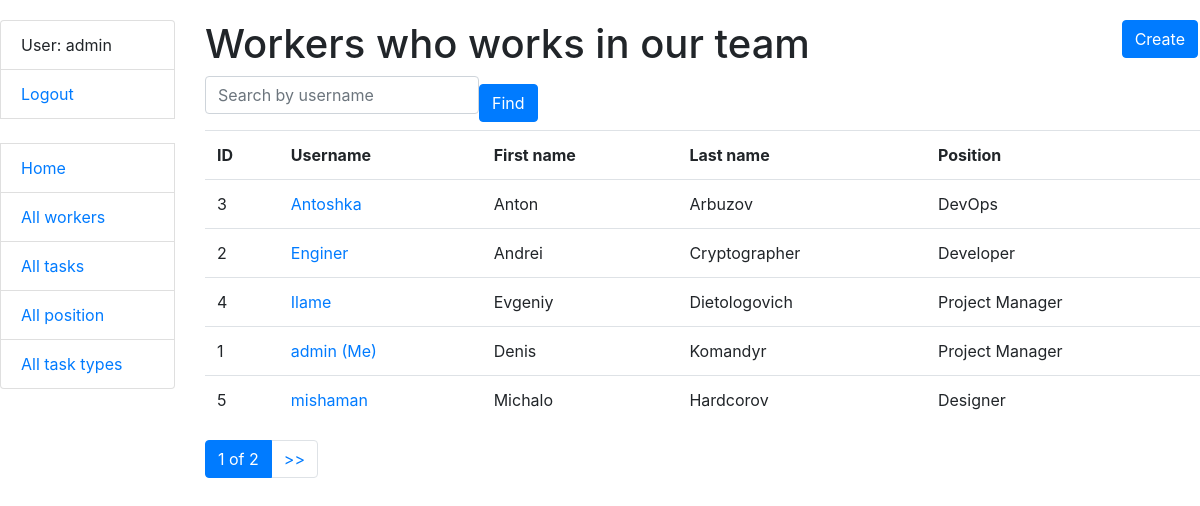
The app's page /workers/ (signed in) with its own data.
### tasks/models.py (models this page shows, shortened)
class Worker(AbstractUser):
    position = models.ForeignKey(Position, on_delete=models.CASCADE, default=1)
    class Meta:
        ordering = ["username"]
    def get_absolute_url(self):
        return reverse("tasks:worker-detail", kwargs={"pk": self.pk})

class Position(models.Model):
    name = models.CharField(max_length=255, unique=True)
    class Meta:
        ordering = ["name"]
    def __str__(self) -> str:
        return self.name

### tasks/views.py (the view)
# urls.py: path("workers/", WorkerListView.as_view(), name="worker-list"),
class WorkerListView(LoginRequiredMixin, generic.ListView):
    model = Worker
    paginate_by = 5
    def get_context_data(self, *, object_list=None, **kwargs):
        context = super(WorkerListView, self).get_context_data(**kwargs)
        username = self.request.GET.get("username", "")
        context["search_form"] = WorkerSearchForm(
            initial={
                "username": username
            }
        )
        return context
    def get_queryset(self):
        queryset = Worker.objects.all()
        username = self.request.GET.get("username")
        if username:
            return queryset.filter(username__icontains=username)
        return queryset

### tasks/forms.py
class WorkerSearchForm(forms.Form):
    username = forms.CharField(
        max_length=255,
        required=False,
        label="",
        widget=forms.TextInput(
            attrs={
                "placeholder": "Search by username"
            }
        ),
    )

### tasks/templatetags/query_transform.py (called while the page is built)
@register.simple_tag
def query_transform(request, **kwargs):
    updated = request.GET.copy()
    for key, value in kwargs.items():
        if value is not None:
            updated[key] = value
        else:
            updated.pop(key, 0)
    return updated.urlencode()

### templates/tasks/worker_list.html
{% extends "base.html" %}
{% load crispy_forms_filters %}
{% block content %}
  <h1>
    Workers who works in our team
    <a href="{% url 'tasks:worker-create' %}" class="btn btn-primary link-to-page">
    Create
    </a>
  </h1>
  <form action="" method="get" class="form-inline">
    {{ search_form|crispy }}
    <input class="btn btn-primary" type="submit" value="Find">
  </form>
  {% if worker_list %}
    <table class="table">
      <tr>
        <th>ID</th>
        <th>Username</th>
        <th>First name</th>
        <th>Last name</th>
        <th>Position</th>
      </tr>
    {% for worker in worker_list %}
      <tr>
        <td>{{ worker.id }}</td>
        <td><a href="{{ worker.get_absolute_url }}">{{ worker.username }} {% if user == worker %} (Me){% endif %}</a></td>
        <td>{{ worker.first_name }}</td>
        <td>{{ worker.last_name }}</td>
        <td>{{ worker.position }}</td>
      </tr>
    {% endfor %}
    </table>
  {% else %}
    <p>There is no workers in here.</p>
  {% endif %}
{% endblock %}

### templates/includes/sidebar.html
<ul class="sidebar-nav list-group">
  {% if user.is_authenticated %}
    <li class="list-group-item">User: {{ user.get_username }}</li>
    <li class="list-group-item"><a href="{% url 'logout'%}?next={{request.path}}">Logout</a></li>
  {% else %}
    <li class="list-group-item"><a href="{% url 'login'%}?next={{request.path}}">Login</a></li>
  {% endif %}
  <br>
  <li class="list-group-item"><a href="{% url 'tasks:home' %}">Home</a></li>
  <li class="list-group-item"><a href="{% url 'tasks:worker-list' %}">All workers</a></li>
  <li class="list-group-item"><a href="{% url 'tasks:task-list' %}">All tasks</a></li>
  <li class="list-group-item"><a href="{% url 'tasks:position-list' %}">All position</a></li>
  <li class="list-group-item"><a href="{% url 'tasks:task-type-list' %}">All task types</a></li>
</ul>

### static/styles.css (style rules this page uses)
body { margin-top: 20px; }
.link-to-page { float: right; margin: 0 2px 0 2px; }

### records on screen
Worker: get_username "admin", id "1", username "admin", shows "(Me)", first_name "Denis", last_name "Komandyr", position "Project Manager"
Worker: id "3", username "Antoshka", first_name "Anton", last_name "Arbuzov", position "DevOps"
Worker: id "2", username "Enginer", first_name "Andrei", last_name "Cryptographer", position "Developer"
Worker: id "4", username "Ilame", first_name "Evgeniy", last_name "Dietologovich", position "Project Manager"
Worker: id "5", username "mishaman", first_name "Michalo", last_name "Hardcorov", position "Designer"

### other values on screen
{{ page_obj.number }} "1"
{{ paginator.num_pages }} "2"
